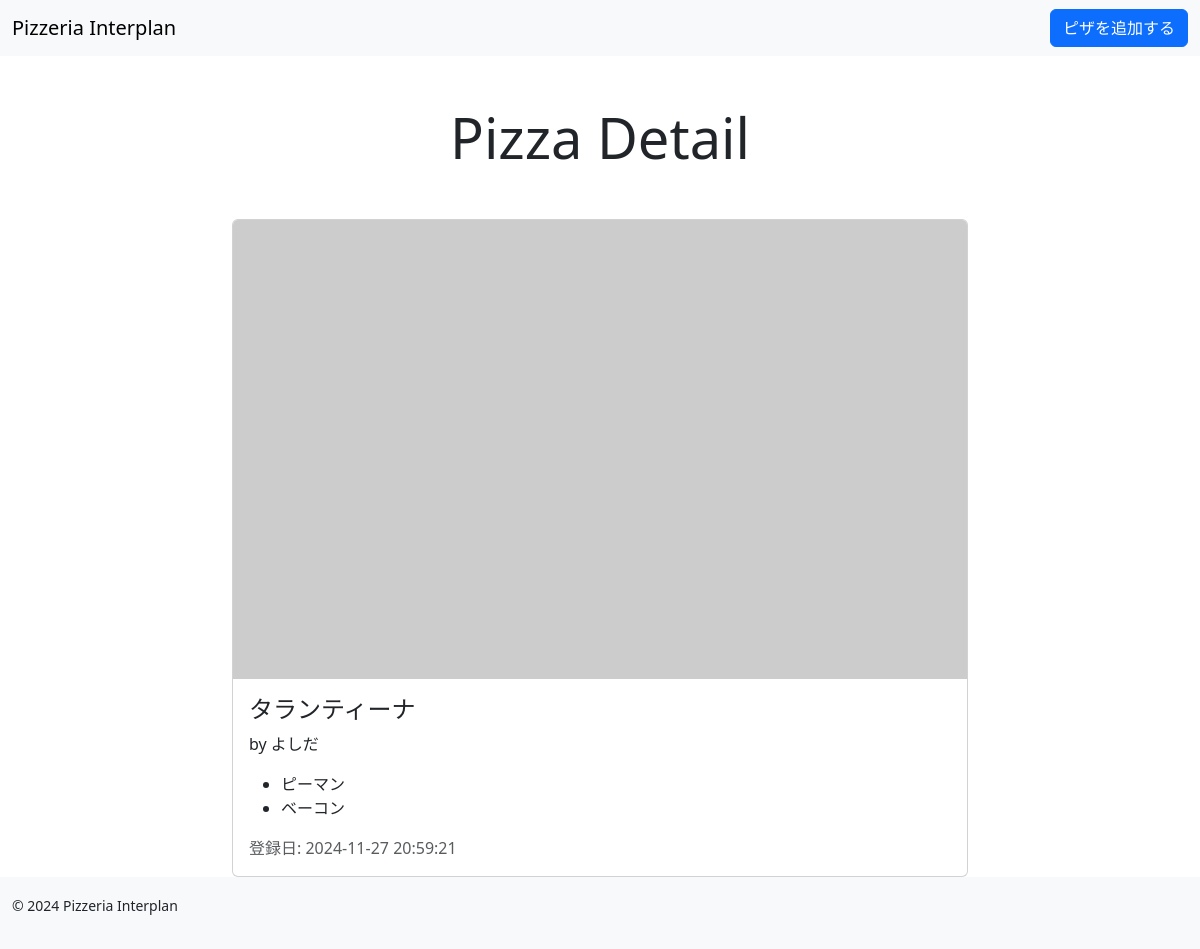
The page /detail.php?id=5 on the database its author committed.
### tables this page shows
CREATE TABLE `pizzas` (
  `id` int(11) NOT NULL,
  `pizza_name` varchar(255) NOT NULL,
  `chef_name` varchar(255) NOT NULL,
  `toppings` varchar(255) NOT NULL,
  `created_at` timestamp NOT NULL DEFAULT CURRENT_TIMESTAMP
);

### detail.php (the view, shortened to what this page needs)
<?php
require 'dbconnect.php';
if (isset($_GET['id'])) {
  $stmt = $db->prepare('SELECT * FROM pizzas WHERE id = ?');
  $stmt->bindValue(1, $_GET['id']);
  $result = $stmt->execute();
  if ($result) {
    $pizza = $stmt->fetch();
  }
} else {
  header('location: index.php');
  exit;
}
?>
<?php include 'header.php'; ?>
<div class="container">
  <h1 class="text-center display-4 my-5">
    Pizza Detail
  </h1>
  <div class="row justify-content-center">
    <div class="col-md-8">
      <div class="card">
        <img src="https://dummyimage.com/800x500/9f2/fff&text=PIZZA" alt="" class="card-img-top">
        <div class="card-body">
          <h2 class="h4"><?= htmlspecialchars($pizza['pizza_name']); ?></h2>
          <p class="card-text">by <?= htmlspecialchars($pizza['chef_name']); ?></p>
          <?php
          if ($pizza['toppings']) :
            $toppings = explode(',', $pizza['toppings']);
          ?>
            <ul>
              <?php foreach ($toppings as $topping): ?>
                <li><?= htmlspecialchars($topping); ?></li>
              <?php endforeach; ?>
            </ul>
          <?php endif; ?>
          <p class="card-text text-muted">登録日: <?= htmlspecialchars($pizza['created_at']); ?></p>
        </div>
      </div>
    </div>
  </div>
</div>
<?php include 'footer.php'; ?>

### rows shown on the page
pizzas: pizza_name "タランティーナ", chef_name "よしだ", toppings "ピーマン", toppings "ベーコン", created_at "2024-11-27 20:59:21"
